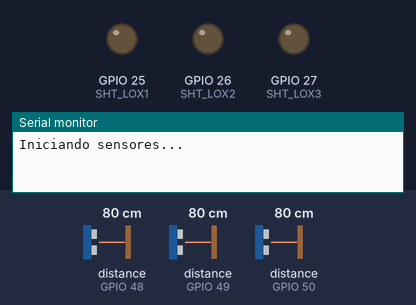
This sketch was run on a simulated ESP32. On the bench: output pins drawn as LEDs (lit = HIGH), the last lines printed to the serial monitor. The test bench sets the inputs (shaded band); at power-on: distance to the obstacle (sensors on GPIO 48, GPIO 49, GPIO 50) 80 cm.

Above: at 0.01 s.
At 1.2 s:
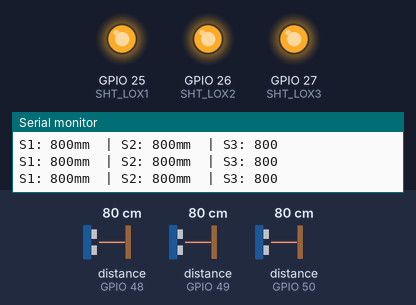
1.3 s: distance to the obstacle (sensor on GPIO 48) set to 250 cm
3.6 s: distance to the obstacle (sensor on GPIO 49) set to 250 cm
5.8 s: distance to the obstacle (sensor on GPIO 50) set to 250 cm
8.0 s: distance to the obstacle (sensor on GPIO 48) set to 2 cm
10.2 s: distance to the obstacle (sensor on GPIO 49) set to 2 cm
Timing chart, 0 to 13.2 s (numbered marks = the images above; inputs shaded):
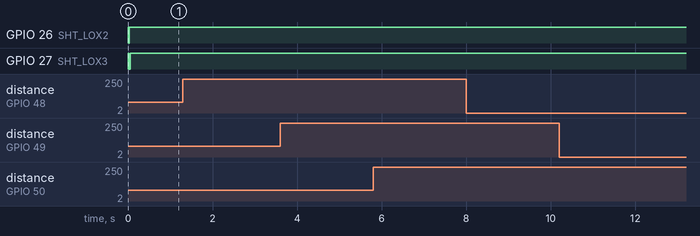

The sketch:

ESP32_VL53L0_x3Sensores.ino
```cpp
// No esta probado !!!! */


#include <Wire.h>
#include "Adafruit_VL53L0X.h"

// Nuevas direcciones I2C para los sensores
#define LOX1_ADDRESS 0x30
#define LOX2_ADDRESS 0x31
#define LOX3_ADDRESS 0x32

// Pines XSHUT conectados al ESP32
#define SHT_LOX1 25
#define SHT_LOX2 26
#define SHT_LOX3 27

// Objetos para cada sensor
Adafruit_VL53L0X lox1 = Adafruit_VL53L0X();
Adafruit_VL53L0X lox2 = Adafruit_VL53L0X();
Adafruit_VL53L0X lox3 = Adafruit_VL53L0X();

// Estructuras para guardar las mediciones
VL53L0X_RangingMeasurementData_t measure1;
VL53L0X_RangingMeasurementData_t measure2;
VL53L0X_RangingMeasurementData_t measure3;

void setID() {
  // 1. Apagar todos los sensores
  digitalWrite(SHT_LOX1, LOW);
  digitalWrite(SHT_LOX2, LOW);
  digitalWrite(SHT_LOX3, LOW);
  delay(10);

  // 2. Encender todos brevemente para resetearlos
  digitalWrite(SHT_LOX1, HIGH);
  digitalWrite(SHT_LOX2, HIGH);
  digitalWrite(SHT_LOX3, HIGH);
  delay(10);

  // 3. Activar Sensor 1 y mantener apagados 2 y 3
  digitalWrite(SHT_LOX1, HIGH);
  digitalWrite(SHT_LOX2, LOW);
  digitalWrite(SHT_LOX3, LOW);

  if(!lox1.begin(LOX1_ADDRESS)) {
    Serial.println(F("Fallo al iniciar VL53L0X #1"));
    while(1);
  }
  delay(10);

  // 4. Activar Sensor 2 (el 1 ya tiene su nueva dirección)
  digitalWrite(SHT_LOX2, HIGH);
  delay(10);
  if(!lox2.begin(LOX2_ADDRESS)) {
    Serial.println(F("Fallo al iniciar VL53L0X #2"));
    while(1);
  }
  delay(10);

  // 5. Activar Sensor 3
  digitalWrite(SHT_LOX3, HIGH);
  delay(10);
  if(!lox3.begin(LOX3_ADDRESS)) {
    Serial.println(F("Fallo al iniciar VL53L0X #3"));
    while(1);
  }
}

void read_three_sensors() {
  lox1.rangingTest(&measure1, false);
  lox2.rangingTest(&measure2, false);
  lox3.rangingTest(&measure3, false);

  // Imprimir Sensor 1
  Serial.print(F("S1: "));
  if(measure1.RangeStatus != 4) { Serial.print(measure1.RangeMilliMeter); Serial.print("mm "); }
  else { Serial.print("Fuera de rango "); }

  // Imprimir Sensor 2
  Serial.print(F(" | S2: "));
  if(measure2.RangeStatus != 4) { Serial.print(measure2.RangeMilliMeter); Serial.print("mm "); }
  else { Serial.print("Fuera de rango "); }

  // Imprimir Sensor 3
  Serial.print(F(" | S3: "));
  if(measure3.RangeStatus != 4) { Serial.println(measure3.RangeMilliMeter); }
  else { Serial.println("Fuera de rango"); }
}

void setup() {
  Serial.begin(115200);
  Wire.begin(); // Inicia I2C en GPIO 21 (SDA) y GPIO 22 (SCL)

  pinMode(SHT_LOX1, OUTPUT);
  pinMode(SHT_LOX2, OUTPUT);
  pinMode(SHT_LOX3, OUTPUT);

  Serial.println(F("Iniciando sensores..."));
  setID();
  Serial.println(F("Sensores listos!"));
}

void loop() {
  read_three_sensors();
  delay(100);
}
```
